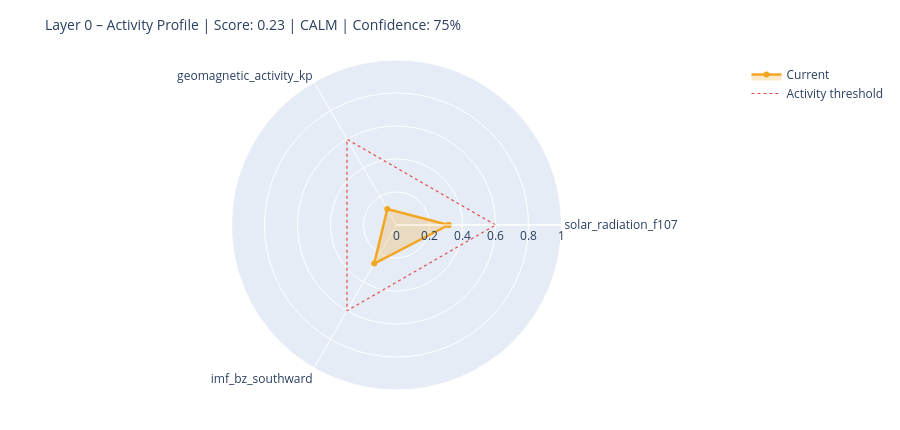

The notebook cell this image was saved under:
### Markdown cell above
---
## 6. State Assessment & Handoff to Layer 1

### Code cell
# ============================================================
# STEP 1 – Collect raw values with source modes
# Mode: 'primary' | 'fallback_3h' | 'last_valid' | 'missing'
# ============================================================

def safe_last(df, col):
    if df is None or col not in df.columns: return None
    s = df[col].dropna()
    return float(s.iloc[-1]) if not s.empty else None

f107_now = safe_last(df_f107, 'f10.7')
bz_now   = safe_last(df_mag,  'bz_gsm')
kp_now   = safe_last(df_kp,   'kp')
sw_now   = safe_last(df_sw,   'speed')

source_modes = {
    'F10.7':    'primary'  if f107_now is not None else 'missing',
    'Kp':       'primary'  if kp_now   is not None else 'missing',
    'IMF_Bz':   'primary'  if bz_now   is not None else 'missing',
    'SW_speed': 'primary'  if sw_now   is not None else 'missing',
}

# Kp Fallback – 3h endpoint
if kp_now is None:
    try:
        r = requests.get(
            'https://services.swpc.noaa.gov/json/noaa-planetary-k-index.json',
            timeout=10)
        r.raise_for_status()
        fb = pd.DataFrame(r.json())
        tc = next((c for c in fb.columns if 'time' in c.lower()), fb.columns[0])
        kc = next((c for c in fb.columns if 'kp' in c.lower() and c != tc), None)
        if kc:
            fb[kc] = fb[kc].astype(str).str.extract(r'([0-9]+(?:\.[0-9]*)?)')[0]
            fb[kc] = pd.to_numeric(fb[kc], errors='coerce')
            fb = fb[fb[kc] >= 0].dropna(subset=[kc])
            if not fb.empty:
                kp_now = float(fb[kc].iloc[-1])
                source_modes['Kp'] = 'fallback_3h'
                print(f'  Kp fallback (3h): {kp_now:.1f}')
    except Exception as e:
        print(f'  Kp fallback failed: {e}')

# Solar Wind Fallback – last valid value
if sw_now is None and df_sw is not None and 'speed' in df_sw.columns:
    s = df_sw['speed'].dropna()
    if not s.empty:
        sw_now = float(s.iloc[-1])
        source_modes['SW_speed'] = 'last_valid'
        print(f'  SW fallback (last_valid): {sw_now:.0f} km/s')

print()
print('Source modes:', source_modes)

# ============================================================
# STEP 2 – Score from available components only
# ============================================================

def norm(v, lo, hi):
    if v is None: return None
    return max(0.0, min(1.0, (v - lo) / (hi - lo)))

COMPONENTS = {
    'solar_radiation_f107':    (f107_now, norm(f107_now, 60, 250)),
    'geomagnetic_activity_kp': (kp_now,   norm(kp_now,   0,   9)),
    'imf_bz_southward':        (bz_now,   norm(-(bz_now or 0) if bz_now else None, -5, 30)
                                           if bz_now is not None else None),
    'solar_wind_speed':        (sw_now,   norm(sw_now, 300, 800)),
}

available   = {k: v[1] for k, v in COMPONENTS.items() if v[1] is not None}
unavailable = [k for k, v in COMPONENTS.items() if v[1] is None]

layer0_score = round(sum(available.values()) / len(available), 4) if available else None
confidence   = round(len(available) / len(COMPONENTS), 2)

level = ('unknown'  if layer0_score is None
         else 'calm'     if layer0_score < 0.3
         else 'moderate' if layer0_score < 0.6
         else 'active')

# ============================================================
# STEP 3 – Dominant Driver
# ============================================================

def dominant_driver(kp, f107, bz, sw):
    candidates = []
    if kp   is not None and kp   >= 4:   candidates.append(('geomagnetic',    kp / 9))
    if sw   is not None and sw   >= 500:  candidates.append(('solar_wind',     sw / 800))
    if bz   is not None and bz   <= -5:   candidates.append(('imf_southward',  abs(bz) / 30))
    if f107 is not None and f107 >= 150:  candidates.append(('solar_radiation',f107 / 250))
    return max(candidates, key=lambda x: x[1])[0] if candidates else 'none'

driver = dominant_driver(kp_now, f107_now, bz_now, sw_now)

# ============================================================
# STEP 4 – Downstream expectations
# ============================================================

def downstream_expectation(driver, score, kp, bz, f107):
    exp = {
        'magnetosphere':        'calm',
        'ionosphere':           'calm',
        'schumann_resonance':   'unchanged',
        'lithosphere_currents': 'low',
    }
    if driver == 'geomagnetic' or (kp and kp >= 5):
        exp['magnetosphere']        = 'compressed / storm'
        exp['ionosphere']           = 'elevated disturbance (TEC variability)'
        exp['schumann_resonance']   = 'elevated amplitude possible'
        exp['lithosphere_currents'] = 'elevated induction currents'
    elif driver == 'imf_southward' or (bz and bz <= -5):
        exp['magnetosphere']        = 'energy coupling active'
        exp['ionosphere']           = 'elevated electron density possible'
        exp['schumann_resonance']   = 'slight modulation possible'
    elif driver == 'solar_radiation' or (f107 and f107 >= 150):
        exp['ionosphere']           = 'elevated ionization (F-layer)'
        exp['schumann_resonance']   = 'slightly elevated background activity'
    return exp

downstream = downstream_expectation(driver, layer0_score, kp_now, bz_now, f107_now)

# ============================================================
# CONSOLE OUTPUT
# ============================================================

W = 58
print('=' * W)
print('LAYER 0 – STATE ASSESSMENT')
print('=' * W)
for name, (raw_v, score_v) in COMPONENTS.items():
    if score_v is not None:
        bar = '█' * int(score_v * 20) + '░' * (20 - int(score_v * 20))
        print(f'  {name:<35}  {bar}  {score_v:.2f}')
    else:
        print(f'  {name:<35}  {"─" * 20}  n/a')
print('-' * W)
print(f'  Score ({len(available)}/{len(COMPONENTS)} components):  {layer0_score:.3f}')
print(f'  Confidence:         {confidence:.0%}')
print(f'  Level:              {level.upper()}')
print(f'  Dominant Driver:    {driver}')

# Radar chart
cats = list(available.keys())
vals = list(available.values())
if len(cats) >= 3:
    fig = go.Figure()
    fig.add_trace(go.Scatterpolar(
        r=vals + [vals[0]], theta=cats + [cats[0]],
        fill='toself', fillcolor='rgba(242,166,35,0.25)',
        line=dict(color='#F2A623', width=2.5), name='Current'
    ))
    fig.add_trace(go.Scatterpolar(
        r=[0.6] * (len(cats) + 1), theta=cats + [cats[0]],
        line=dict(color='#E24B4A', dash='dot', width=1.2),
        mode='lines', name='Activity threshold'
    ))
    fig.update_layout(
        title=dict(text=f'Layer 0 – Activity Profile | Score: {layer0_score:.2f} | {level.upper()} | Confidence: {confidence:.0%}',
                   font=dict(size=14)),
        polar=dict(radialaxis=dict(visible=True, range=[0, 1])),
        height=430, showlegend=True,
        margin=dict(l=60, r=60, t=60, b=40)
    )
    fig.show()

### Figure 1 — Plotly figure (JSON) as saved in the notebook; plotly's stock layout.template omitted (floating-point values rounded to 4 significant figures)
{"data": [{"fill": "toself", "fillcolor": "rgba(242,166,35,0.25)", "line": {"color": "#F2A623", "width": 2.5}, "name": "Current", "r": [0.3158, 0.1111, 0.27, 0.3158], "theta": ["solar_radiation_f107", "geomagnetic_activity_kp", "imf_bz_southward", "solar_radiation_f107"], "type": "scatterpolar"}, {"line": {"color": "#E24B4A", "dash": "dot", "width": 1.2}, "mode": "lines", "name": "Activity threshold", "r": [0.6, 0.6, 0.6, 0.6], "theta": ["solar_radiation_f107", "geomagnetic_activity_kp", "imf_bz_southward", "solar_radiation_f107"], "type": "scatterpolar"}], "layout": {"height": 430, "margin": {"b": 40, "l": 60, "r": 60, "t": 60}, "polar": {"radialaxis": {"range": [0, 1], "visible": true}}, "showlegend": true, "title": {"font": {"size": 14}, "text": "Layer 0 – Activity Profile | Score: 0.23 | CALM | Confidence: 75%"}}}
